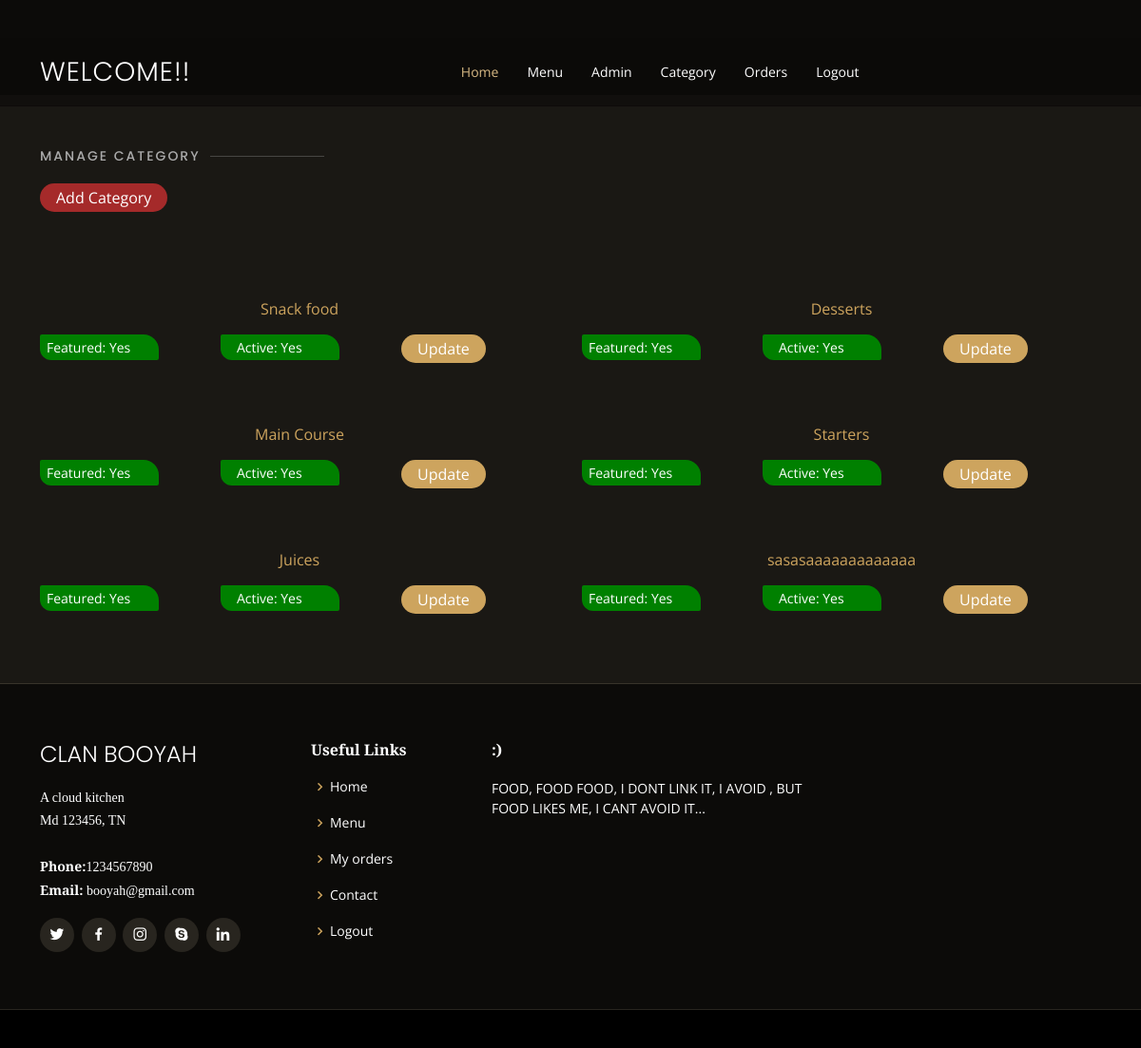
/manage-category.php (signed in), run on the app's committed database.
### tables this page shows
CREATE TABLE `category` (
  `id` int(10) UNSIGNED NOT NULL,
  `title` varchar(100) NOT NULL,
  `image_name` varchar(255) NOT NULL,
  `featured` varchar(10) NOT NULL,
  `active` varchar(10) NOT NULL,
  `created_by` int(11) DEFAULT NULL,
  `updated_by` int(11) DEFAULT NULL
);

### manage-category.php (the view)
<?php
include('header.php');
$sqlcat="SELECT * FROM category";
                 $cat=mysqli_query($conn, $sqlcat);
                 $count=mysqli_num_rows($cat);
?>
<section id="menu" class="menu section-bg mtop">
      <div class="container" data-aos="fade-up">
  <div class="section-title">
          <h2>Manage Category</h2>
          <div class="mt-4">
            <button class="btn-add"><a style="color: white;" href="add-category.php">Add Category</a></button>
          </div>
        </div>
        <div class="row menu-container" data-aos="fade-up" data-aos-delay="200">
        <?php
              if($count>0)
              {
                  while($row = mysqli_fetch_assoc($cat))
                  {
                      ?>
                        <div class="col-lg-6 menu-item filter-starters">
            <div class="category">
              <a href=""> <?php echo $row['title']; ?></a>
                  </div>
                     <div class="row">
                       <div class="col-lg-4">
                         <?php if($row['featured']==1){
                           ?>
                       <p class="foodfeatured">Featured: Yes</p>
                       <?php }else{ ?>
                       <p class="foodfeatured changecolor">Featured: No</p>
                       <?php }?>
                       </div><div class="col-lg-4">
                       <?php if($row['active']==1){
                           ?>
                       <p class="foodfeatured active">Active: Yes</p>
                       <?php }else{ ?>
                       <p class="foodfeatured active changecolor">Active: No</p>
                       <?php }?>
                       </div><div class="col-lg-4">
                     <button class="btn-order"><a style="color: white;" href="update-category.php?id=<?php echo $row['id']; ?>">Update</a></button>
                     </div>
                    </div>
          </div>
                      <?php
                  }
              }
              else
              {
                  echo"<div class='error'>Category Not Found.</div>";
              }
            ?>
        </div>
      </div>
    </section>
<?php
include('footer.php');
?>

### assets/css/style.css (style rules this page uses)
body { font-family: "Open Sans", sans-serif; background: #0c0b09; color: #fff; }
a { color: #cda45e; text-decoration: none; }
h1, h2, h3, h4, h5, h6 { font-family: "Playfair Display", serif; }
section { padding: 60px 0; overflow: hidden; }
.section-bg { background-color: #1a1814; }
.section-title { padding-bottom: 40px; }
.section-title h2 { font-size: 14px; font-weight: 500; padding: 0; line-height: 1px; margin: 0 0 5px 0; letter-spacing: 2px; text-transform: uppercase; color: #aaaaaa; font-family: "Poppins", sans-serif; }
.section-title h2::after { content: ""; width: 120px; height: 1px; display: inline-block; background: rgba(255, 255, 255, 0.2); margin: 4px 10px; }
.menu .menu-item { margin-top: 50px; }
.mtop { margin-top:100px; }
.btn-order { background: #cda45e; border: 0; padding: 3px 17px; color: #fff; transition: 0.4s; border-radius: 50px; }
.btn-add { background: brown; border: 0; padding: 3px 17px; color: #fff; transition: 0.4s; border-radius: 50px; }
.foodfeatured { border: 0; background: green; padding: 3px 7px; color: #fff; transition: 0.4s; font-size: 14px; border-radius: 2px 16px 2px 12px; width: 75%; }
.foodfeatured.active { padding: 3px 17px; }
.category { text-align: center; margin-bottom: 15px; }

### data on the page
category: title "Snack food", featured "Featured: Yes", active "Active: Yes"
category: title "Desserts", featured "Featured: Yes", active "Active: Yes"
category: title "Main Course", featured "Featured: Yes", active "Active: Yes"
category: title "Starters", featured "Featured: Yes", active "Active: Yes"
category: title "Juices", featured "Featured: Yes", active "Active: Yes"
category: title "sasasaaaaaaaaaaaaa", featured "Featured: Yes", active "Active: Yes"
